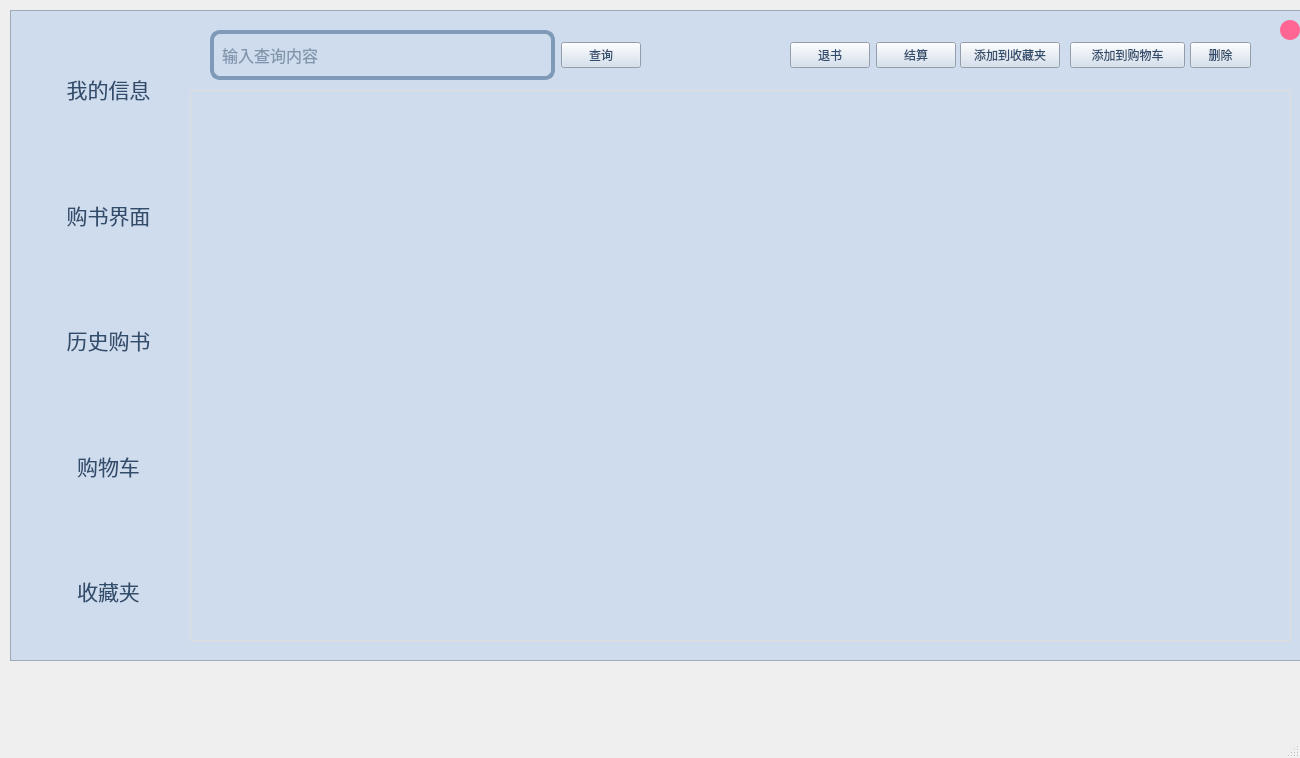
<?xml version="1.0" encoding="UTF-8"?>
<ui version="4.0">
 <class>MainWindow</class>
 <widget class="QMainWindow" name="MainWindow">
  <property name="geometry">
   <rect>
    <x>0</x>
    <y>0</y>
    <width>1300</width>
    <height>758</height>
   </rect>
  </property>
  <property name="windowTitle">
   <string>MainWindow</string>
  </property>
  <widget class="QWidget" name="centralwidget">
   <widget class="QFrame" name="frame">
    <property name="geometry">
     <rect>
      <x>10</x>
      <y>10</y>
      <width>1291</width>
      <height>651</height>
     </rect>
    </property>
    <property name="styleSheet">
     <string notr="true">/*??*/
QWidget
{
color: rgb(50,76,108);  /*????*/
background-color: rgb(206,220,237); /*???*/

}
QWidget#Contents
{
    color: rgb(50,76,108);  /*????*/
    background-color: rgb(206,220,237); /*???*/
}
/*??????*/
QPushButton#btnLogin,#btnLogout,#btnHide,#btnUpdate,#btnSure,#btnAdd,#btnDel
{
    background-color:rgba(189,209,233);/*???*/
    min-height:30px; /*????*/
    min-width:180px; /*????*/
    border-style:solid;/*???? solid?? none??? inset/outset 3D??*/
    border-width:4px; /*??????*/
    border-radius:10px;/*????????*/
    border-color:rgba(127,154,184);/*????*/
    font-size:12pt;/*?? ????*/
    color: rgb(50,76,108);/*????*/
    padding:6px; /*??*/
}
/*??????*/
QPushButton:pressed
{
    background-color:rgba(192,240,255);/*???*/
    border-color:rgba(127,154,184);/*????*/
    border-style:solid;/*???? solid?? none??? inset/outset 3D??*/
    color: rgb(50,76,108);/*????*/
}
/*??????*/
QPushButton#btnLogin:hover,#btnLogout:hover,#btnHide:hover,#btnUpdate:hover,#btnSure:hover,#btnAdd:hover,#btnDel:hover
{
    background-color:rgba(192,221,244);/*???*/
    border-color:rgba(127,154,184);/*????*/
    color: rgb(50,76,108);/*????*/
}
QLineEdit
{
    background-color:rgb(206,220,237);/*???*/
    min-height:30px; /*????*/
    min-width:180px; /*????*/
    border-style:solid;/*???? solid?? none??? inset/outset 3D??*/
    border-width:4px; /*??????*/
    border-radius:10px;/*????????*/
    border-color:rgba(127,154,184);/*????*/
    font-size:12pt;/*?? ????*/
    color: rgb(50,76,108);/*????*/
    padding:6px;/*??*/
}
QCheckBox
{
    color:rgb(50,76,108);/*????*/
    background-color:rgb(206,220,237);/*???*/
}
QComboBox
{
    background-color:rgb(206,220,237);
    color:rgb(50,76,108);/*????*/
    border-style:solid;/*???? solid?? none??? inset/outset 3D??*/
    border-width:4px;/*??????*/
    border-radius:10px;/*????????*/
    border-color:rgba(127,154,184);/*????*/
    min-height:35px; /*????*/
    font-size:12pt;
}
/*??????????*/
QComboBox::drop-down
{
     width:20px;
     border:none;
     background:transparent;
 }
/*????????*/
QComboBox::down-arrow
{
    image:url(:/image/array_down.png);
}
/*??????????*/
QComboBox QAbstractItemView
{
 background-color: rgb(206,220,237); /*???*/
    color: rgb(50,76,108);/*????*/
outline:none;
}
/*??????item*/
QComboBox QAbstractItemView::item
{
    height:30px;
    color:rgb(50,76,108);/*????*/
}
/*???item??*/
QComboBox QAbstractItemView::item:selected
{
    background-color:rgb(206,220,237); /*???*/
    color:rgb(50,76,108);/*????*/
}
QLabel
{
    color:rgb(50,76,108);/*????*/
font-size:12pt;
border:none;/*????*/
}
QTabWidget
{
    background-color: rgb(206,220,237); /*???*/
    color:rgb(50,76,108);/*????*/
}
QTabBar::tab
{
    background-color:rgb(206,220,237); /*???*/
    color:rgb(50,76,108);/*????*/
    font-size:12pt;/*????*/
    height:30px; /*??*/
    min-width:100px;/*??*/
    border-top-left-radius:4px;/*??????????*/
    border-top-right-radius:4px;/*??????????*/
    margin-right: 5px;/*???  ????*/
    padding-left:5px;/*???--????*/
    padding-right:5px;/*???--????*/
}
QTabBar::tab:hover
{
    background-color: rgb(206,220,237); /*???*/
}
QTabBar::tab:selected
{
    background-color: rgb(189,209,233); /*???*/
}
QTableView,QTableWidget{
    background-color:rgb(206,220,237); /*???*/
    color:rgb(50,76,108);/*????*/
    selection-background-color:rgba(192,221,244);/*???*/;/*??????*/
    border:1px solid #E0DDDC;/*???1?????*/
    gridline-color:lightgray;/*????????????????*/
    font:bold 12pt;/*?? ????*/
}
/*??????*/
QHeaderView::section{
    background-color:rgb(206,220,237); /*???*/
    border:0px solid #E0DDDC;/*????????0??????????*/
    border-bottom:1px solid #E0DDDC;/*??????????????????????Table?????????2px?????*/
    min-height:30px;;/*????*/
    font-size:12pt;/*????*/
}
QTreeWidget,QTreeView
{
    background-color:rgb(206,220,237); /*???*/
    color:rgb(50,76,108);/*????*/
    selection-background-color:rgba(5,23,200);/*??????*/
    font-size:12pt;/*????*/
}
/*????*/
QTreeWidget::branch:has-children:!has-siblings:closed,
QTreeWidget::branch:closed:has-children:has-siblings {
    border-image: none;
    image: url(:/image/add-line_horizontal.png);
}
/*????*/
QTreeWidget::branch:open:has-children:!has-siblings,
QTreeWidget::branch:open:has-children:has-siblings  {
    border-image: none;
    image: url(:/image/array_down.png);
}
/*????*/
QTreeView::branch:has-children:!has-siblings:closed,
QTreeView::branch:closed:has-children:has-siblings {
    border-image: none;
    image: url(:/image/add-line_horizontal.png);
}
/*????*/
QTreeView::branch:open:has-children:!has-siblings,
QTreeView::branch:open:has-children:has-siblings  {
    border-image: none;
    image: url(:/image/array_down.png);
}
</string>
    </property>
    <property name="frameShape">
     <enum>QFrame::StyledPanel</enum>
    </property>
    <property name="frameShadow">
     <enum>QFrame::Raised</enum>
    </property>
    <widget class="QPushButton" name="btn_Close">
     <property name="enabled">
      <bool>true</bool>
     </property>
     <property name="geometry">
      <rect>
       <x>1270</x>
       <y>10</y>
       <width>20</width>
       <height>20</height>
      </rect>
     </property>
     <property name="sizePolicy">
      <sizepolicy hsizetype="Fixed" vsizetype="Fixed">
       <horstretch>0</horstretch>
       <verstretch>0</verstretch>
      </sizepolicy>
     </property>
     <property name="minimumSize">
      <size>
       <width>20</width>
       <height>20</height>
      </size>
     </property>
     <property name="maximumSize">
      <size>
       <width>20</width>
       <height>20</height>
      </size>
     </property>
     <property name="styleSheet">
      <string notr="true">QPushButton
{
background:#FF6694;
border-radius:10px;
}
QPushButton:hover
{
background:#FF0000;
}

</string>
     </property>
     <property name="text">
      <string/>
     </property>
    </widget>
    <widget class="QWidget" name="layoutWidget">
     <property name="geometry">
      <rect>
       <x>30</x>
       <y>20</y>
       <width>137</width>
       <height>621</height>
      </rect>
     </property>
     <layout class="QVBoxLayout" name="verticalLayout">
      <item>
       <widget class="QLabel" name="label_8">
        <property name="styleSheet">
         <string notr="true">
QLabel::hover{
	color: rgb(255, 102, 148);
}</string>
        </property>
        <property name="text">
         <string>&lt;html&gt;&lt;head/&gt;&lt;body&gt;&lt;p align=&quot;center&quot;&gt;&lt;span style=&quot; font-size:16pt;&quot;&gt;我的信息&lt;/span&gt;&lt;/p&gt;&lt;/body&gt;&lt;/html&gt;</string>
        </property>
       </widget>
      </item>
      <item>
       <widget class="QLabel" name="label_12">
        <property name="styleSheet">
         <string notr="true">
QLabel::hover{
	color: rgb(255, 102, 148);
}</string>
        </property>
        <property name="text">
         <string>&lt;html&gt;&lt;head/&gt;&lt;body&gt;&lt;p align=&quot;center&quot;&gt;&lt;span style=&quot; font-size:16pt;&quot;&gt;购书界面&lt;/span&gt;&lt;/p&gt;&lt;/body&gt;&lt;/html&gt;</string>
        </property>
       </widget>
      </item>
      <item>
       <widget class="QLabel" name="label_13">
        <property name="styleSheet">
         <string notr="true">
QLabel::hover{
	color: rgb(255, 102, 148);
}</string>
        </property>
        <property name="text">
         <string>&lt;html&gt;&lt;head/&gt;&lt;body&gt;&lt;p align=&quot;center&quot;&gt;&lt;span style=&quot; font-size:16pt;&quot;&gt;历史购书&lt;/span&gt;&lt;/p&gt;&lt;/body&gt;&lt;/html&gt;</string>
        </property>
       </widget>
      </item>
      <item>
       <widget class="QLabel" name="label_11">
        <property name="styleSheet">
         <string notr="true">
QLabel::hover{
	color: rgb(255, 102, 148);
}</string>
        </property>
        <property name="text">
         <string>&lt;html&gt;&lt;head/&gt;&lt;body&gt;&lt;p align=&quot;center&quot;&gt;&lt;span style=&quot; font-size:16pt;&quot;&gt;购物车&lt;/span&gt;&lt;/p&gt;&lt;/body&gt;&lt;/html&gt;</string>
        </property>
       </widget>
      </item>
      <item>
       <widget class="QLabel" name="label_14">
        <property name="styleSheet">
         <string notr="true">
QLabel::hover{
	color: rgb(255, 102, 148);
}</string>
        </property>
        <property name="text">
         <string>&lt;html&gt;&lt;head/&gt;&lt;body&gt;&lt;p align=&quot;center&quot;&gt;&lt;span style=&quot; font-size:16pt;&quot;&gt;收藏夹&lt;/span&gt;&lt;/p&gt;&lt;/body&gt;&lt;/html&gt;</string>
        </property>
       </widget>
      </item>
     </layout>
    </widget>
    <widget class="QTableWidget" name="tableWidget_Admin">
     <property name="geometry">
      <rect>
       <x>180</x>
       <y>80</y>
       <width>1101</width>
       <height>551</height>
      </rect>
     </property>
     <property name="styleSheet">
      <string notr="true"/>
     </property>
    </widget>
    <widget class="QWidget" name="horizontalLayoutWidget">
     <property name="geometry">
      <rect>
       <x>1180</x>
       <y>20</y>
       <width>61</width>
       <height>51</height>
      </rect>
     </property>
     <layout class="QHBoxLayout" name="horizontalLayout">
      <item>
       <widget class="QPushButton" name="pushButton_2">
        <property name="text">
         <string>删除</string>
        </property>
       </widget>
      </item>
     </layout>
    </widget>
    <widget class="QWidget" name="horizontalLayoutWidget_2">
     <property name="geometry">
      <rect>
       <x>200</x>
       <y>19</y>
       <width>431</width>
       <height>52</height>
      </rect>
     </property>
     <layout class="QHBoxLayout" name="horizontalLayout_2">
      <item>
       <widget class="QLineEdit" name="lineEdit">
        <property name="placeholderText">
         <string>输入查询内容</string>
        </property>
       </widget>
      </item>
      <item>
       <widget class="QPushButton" name="pushButton">
        <property name="text">
         <string>查询</string>
        </property>
       </widget>
      </item>
     </layout>
    </widget>
    <widget class="QWidget" name="horizontalLayoutWidget_3">
     <property name="geometry">
      <rect>
       <x>1060</x>
       <y>20</y>
       <width>115</width>
       <height>51</height>
      </rect>
     </property>
     <layout class="QHBoxLayout" name="horizontalLayout_3">
      <item>
       <widget class="QPushButton" name="pushButton_3">
        <property name="text">
         <string>添加到购物车</string>
        </property>
       </widget>
      </item>
     </layout>
    </widget>
    <widget class="QWidget" name="horizontalLayoutWidget_4">
     <property name="geometry">
      <rect>
       <x>950</x>
       <y>20</y>
       <width>100</width>
       <height>51</height>
      </rect>
     </property>
     <layout class="QHBoxLayout" name="horizontalLayout_4">
      <item>
       <widget class="QPushButton" name="pushButton_4">
        <property name="text">
         <string>添加到收藏夹</string>
        </property>
       </widget>
      </item>
     </layout>
    </widget>
    <widget class="QWidget" name="horizontalLayoutWidget_5">
     <property name="geometry">
      <rect>
       <x>780</x>
       <y>20</y>
       <width>166</width>
       <height>51</height>
      </rect>
     </property>
     <layout class="QHBoxLayout" name="horizontalLayout_5">
      <item>
       <widget class="QPushButton" name="pushButton_6">
        <property name="text">
         <string>退书</string>
        </property>
       </widget>
      </item>
      <item>
       <widget class="QPushButton" name="pushButton_5">
        <property name="text">
         <string>结算</string>
        </property>
       </widget>
      </item>
     </layout>
    </widget>
   </widget>
  </widget>
  <widget class="QMenuBar" name="menubar">
   <property name="geometry">
    <rect>
     <x>0</x>
     <y>0</y>
     <width>1300</width>
     <height>22</height>
    </rect>
   </property>
  </widget>
  <widget class="QStatusBar" name="statusbar"/>
 </widget>
 <resources/>
 <connections/>
</ui>
